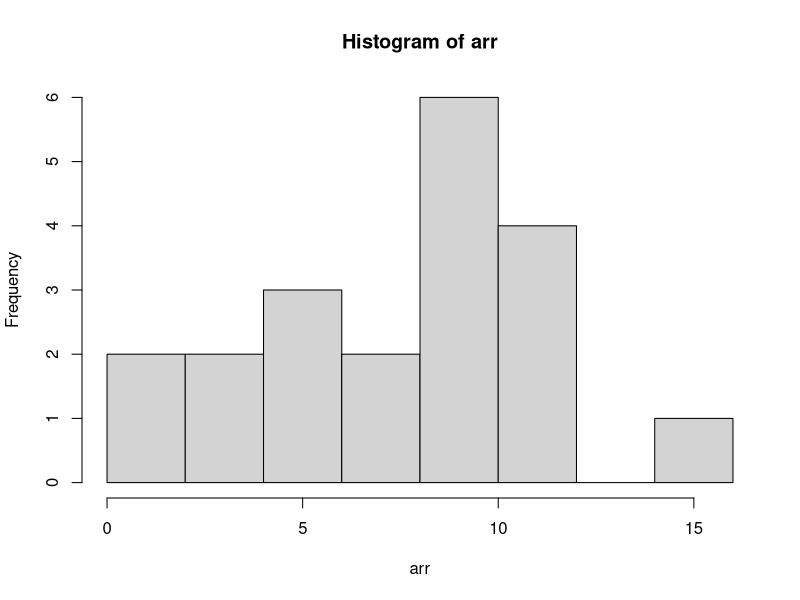

This figure's R source:
arr = c(10,2,15,6,4,9,12,11,3,0,12,10,9,7,11,10,8,5,10,6)

lengthArr = length(arr)

sumArr =sum(arr)

meanArr =mean(arr)

medianArr = median(arr)

modeArr = mode(arr)

modeAccArr = names(sort(-table(arr)))[1]

#or

len = length(sort(table(arr)))

summary = fivenum(arr)

variance = var(arr)

std = sd(arr)

histo = table(arr)


hist(arr)